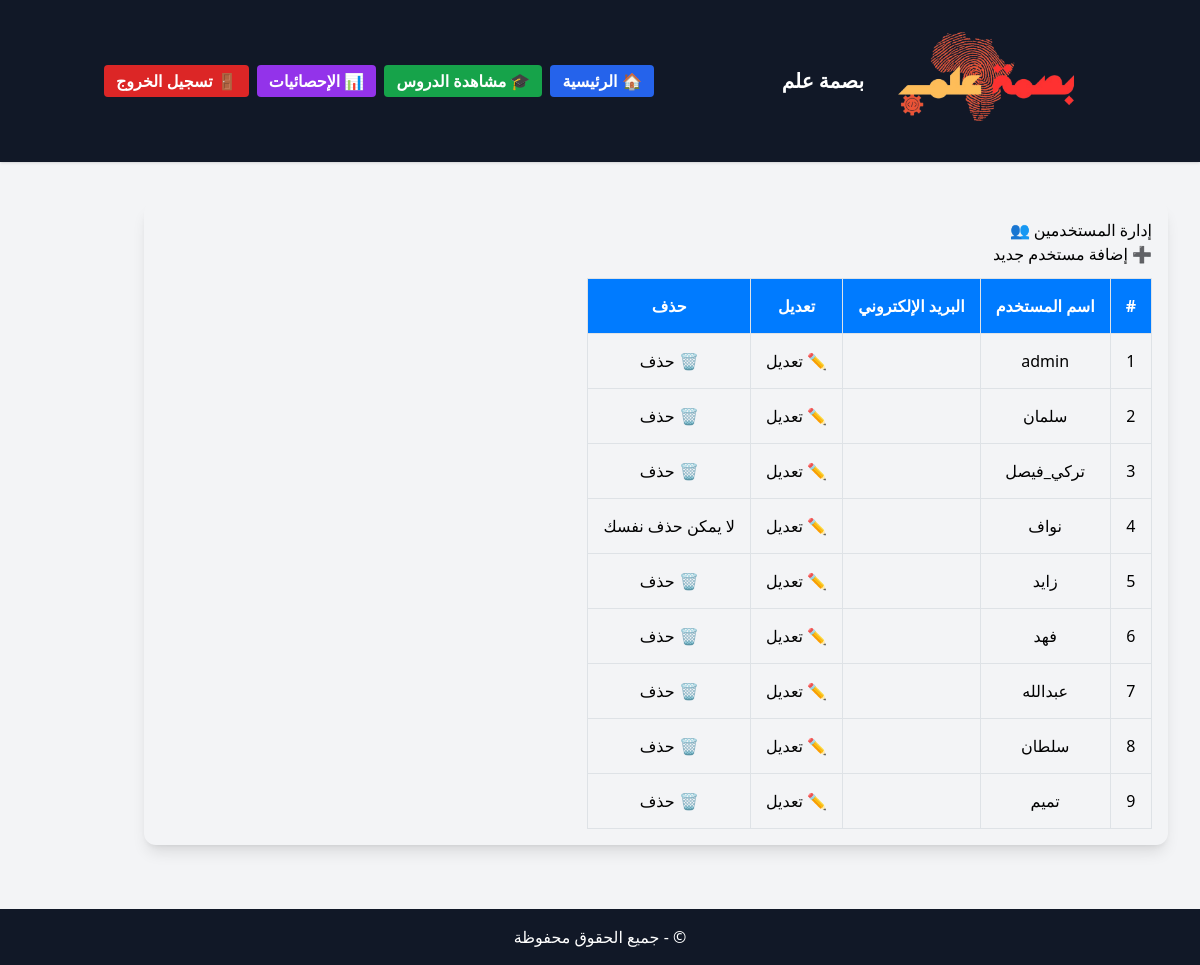
The page /accounts/manage-users/ (signed in) on the database its author committed.
### accounts/models.py (models this page shows)
class User(AbstractUser):
    pass

### accounts/views.py (the view)
# urls.py: path('manage-users/', views.manage_users, name='manage_users'),
@login_required
def manage_users(request):
    users = User.objects.all()
    return render(request, 'accounts/manage_users.html', {'users': users})

### accounts/templates/accounts/manage_users.html (shortened to what this page needs)
{% extends 'base.html' %}
{% block content %}
<div class="container">
  <div class="card shadow-lg p-4" style="border-radius: 12px;">
    <div class="d-flex justify-content-between align-items-center mb-3">
      <h2 class="mb-0">إدارة المستخدمين 👥</h2>
      <a href="{% url 'register' %}" class="btn btn-success">➕ إضافة مستخدم جديد</a>
    </div>
    <div class="table-responsive">
      <table class="table table-bordered text-center align-middle">
        <thead>
          <tr>
            <th>#</th>
            <th>اسم المستخدم</th>
            <th>البريد الإلكتروني</th>
            <th>تعديل</th>
            <th>حذف</th>
          </tr>
        </thead>
        <tbody>
          {% for user in users %}
          <tr>
            <td>{{ forloop.counter }}</td>
            <td>{{ user.username }}</td>
            <td>{{ user.email }}</td>
            <td>
              <a href="{% url 'edit_user' user.id %}" class="btn btn-sm btn-outline-primary">✏️ تعديل</a>
            </td>
            <td>
              {% if user != request.user %}
              <a href="{% url 'delete_user' user.id %}" class="btn btn-sm btn-outline-danger"
                 onclick="return confirm('هل أنت متأكد من حذف هذا المستخدم؟');">🗑️ حذف</a>
              {% else %}
              <span class="text-muted">لا يمكن حذف نفسك</span>
              {% endif %}
            </td>
          </tr>
          {% endfor %}
        </tbody>
      </table>
    </div>
  </div>
</div>
{% endblock %}

### templates/base.html (shortened to what this page needs)
{% load static %}
<!DOCTYPE html>
<html lang="ar" dir="rtl">
<head>
    <script src="https://cdn.tailwindcss.com"></script>
</head>
<body class="bg-gray-100 font-sans">
<nav class="bg-gray-900 text-white shadow">
    <div class="container mx-auto flex items-center justify-between p-4">
        <a href="/" class="flex items-center space-x-3 space-x-reverse">
            <img src="{% static 'images/logo.png' %}"
                 alt="Logo"
                 class="h-[130px] w-[220px] object-contain bg-transparent" />
            <span class="text-xl font-bold">{{ SITE_NAME }} بصمة علم</span>
        </a>
        <div class="flex space-x-2 space-x-reverse">
            <a href="/"
               class="bg-blue-600 hover:bg-blue-700 text-white font-semibold py-1 px-3 rounded">
               🏠 الرئيسية
            </a>
            {% if request.user.is_authenticated %}
                <a href="{% url 'student_lesson_list' %}"
                   class="bg-green-600 hover:bg-green-700 text-white font-semibold py-1 px-3 rounded">
                   🎓 مشاهدة الدروس
                </a>
                <a href="{% url 'lesson_statistics' %}"
                   class="bg-purple-600 hover:bg-purple-700 text-white font-semibold py-1 px-3 rounded">
                   📊 الإحصائيات
                </a>
                <form method="post" action="{% url 'logout' %}" class="inline">
                    <button type="submit"
                            class="bg-red-600 hover:bg-red-700 text-white font-semibold py-1 px-3 rounded">
                        🚪 تسجيل الخروج
                    </button>
                </form>
            {% else %}
                <a href="{% url 'login' %}"
                   class="bg-yellow-500 hover:bg-yellow-600 text-white font-semibold py-1 px-3 rounded">
                   🔐 تسجيل الدخول
                </a>
            {% endif %}
        </div>
    </div>
</nav>
<div class="w-full px-4 sm:px-8 mt-10">
    {% block content %}
    {% endblock %}
</div>
<footer class="bg-gray-900 text-white mt-16 p-4 text-center">
    &copy; {{ now|date:"Y" }} {{ SITE_NAME }} - جميع الحقوق محفوظة
</footer>
</body>
</html>

### accounts/templates/accounts/manage_users.html (style rules this page uses)
body { background-color: #eaf4ff; }
.table thead { background-color: #007bff; color: white; }
.table td, .table th { vertical-align: middle; padding: 15px; border: 1px solid #dee2e6; }

### rows shown on the page
User: username "admin", shows "🗑️ حذف"
User: username "سلمان", shows "🗑️ حذف"
User: username "تركي_فيصل", shows "🗑️ حذف"
User: username "نواف", shows "لا يمكن حذف نفسك"
User: username "زايد", shows "🗑️ حذف"
User: username "فهد", shows "🗑️ حذف"
User: username "عبدالله", shows "🗑️ حذف"
User: username "سلطان", shows "🗑️ حذف"
User: username "تميم", shows "🗑️ حذف"
